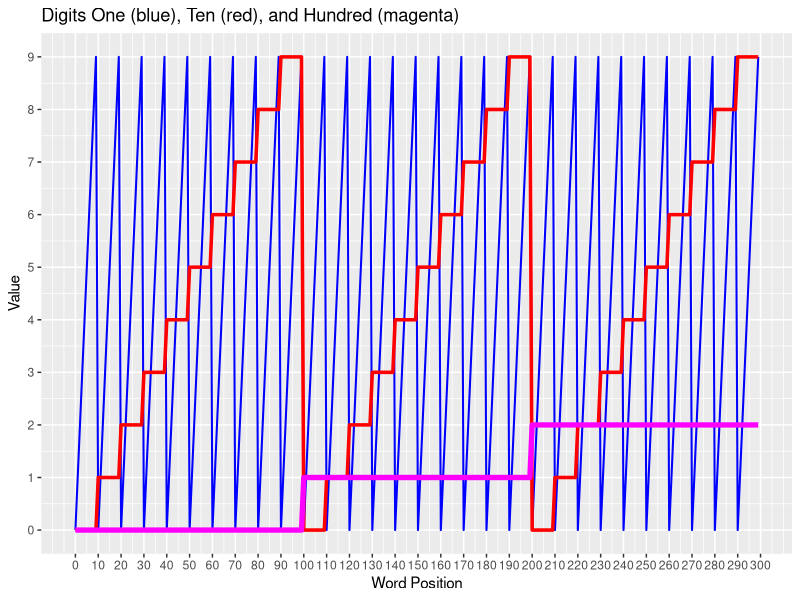
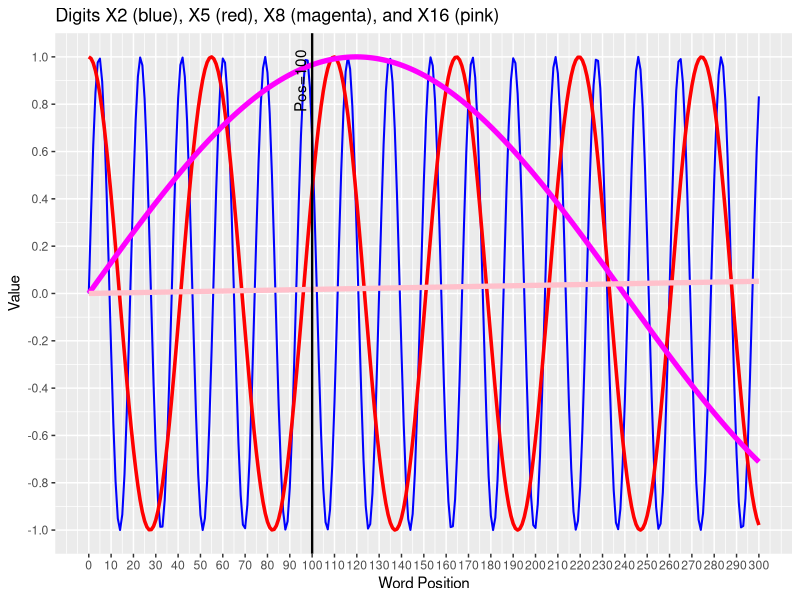

These figures' R source, in order:
## ---- chunk 1
#| echo: false
library(tidyverse)
library(kableExtra)
TablePos=data.frame(WordPosition = 0:300)

# Extract digits
TablePos$Hundreds  <- (TablePos$WordPosition %% 1000) %/% 100
TablePos$Tens   <- (TablePos$WordPosition %% 100) %/% 10
TablePos$Ones    <- TablePos$WordPosition %% 10

# View the first few rows
kbl(TablePos)

## ---- chunk 2
#| echo: false
Plot=ggplot(aes(x=WordPosition, y=Ones), linesize=9, data=filter(TablePos, WordPosition<300))+
  geom_line(aes(x=WordPosition, y=Ones), color="blue", size=0.7)+
  geom_line(aes(x=WordPosition, y=Tens), color="red", size=1.2)+
  geom_line(aes(x=WordPosition, y=Hundreds), color="magenta", size=1.8)+
  scale_x_continuous(breaks = seq(0,300,10))+
  scale_y_continuous(breaks = seq(0,10,1))+
  labs(title = "Digits One (blue), Ten (red), and Hundred (magenta)",
       x = "Word Position",
       y = "Value") 
Plot

## ---- chunk 3
#| echo: false
# Set parameters
positions <- 301
d_model <- 17

# Initialize a matrix for positional encodings
PE <- matrix(0, nrow = positions, ncol = d_model)

# Compute positional encodings
for (pos in c(0:(positions-1))) {
  for (i in c(0:(d_model-1))) {
    
    if (i %% 2 == 0) {
      angle_rate <- pos / (10000 ^ (i / d_model))
      PE[pos+1,i+1] <- sin(angle_rate)
    } else {
      angle_rate <- pos / (10000 ^ ((i-1) / d_model))
      PE[pos+1,i+1] <- cos(angle_rate)
    }
  }
}

# Create a data frame with positions and PE values
PE_df <- data.frame(position = c(0:(positions-1)), PE)
ColTitles= c("WordPosition", paste0("X", 0:(d_model-1)))
colnames(PE_df)=ColTitles
# View first few rows
#kbl(PE_df)

## ---- chunk 4
#| echo: false
library(knitr)

kable(PE_df, format = "html") %>%
  kable_styling(full_width = TRUE) %>%
  scroll_box(width = "100%", height = "500px", box_css = "overflow-x: auto;")

## ---- chunk 5
#| echo: false
Plot=ggplot(aes(x=WordPosition, y=X2), size=9, data=PE_df)+
  geom_line(aes(x=WordPosition, y=X2), color="blue", size=0.7)+
  geom_line(aes(x=WordPosition, y=X5), color="red", size=1.2)+
  geom_line(aes(x=WordPosition, y=X8), color="magenta", size=1.8)+
  geom_line(aes(x=WordPosition, y=X16), color="pink", size=1.8)+
  scale_x_continuous(breaks = seq(0,300,10))+
  scale_y_continuous(breaks = seq(-1,1,0.2))+
  labs(title = "Digits X2 (blue), X5 (red), X8 (magenta), and X16 (pink)",
       x = "Word Position",
       y = "Value") +
  geom_vline(xintercept = 100, size=0.8) +
  annotate("text", x = 100, y = max(0.9), label = "Pos=100", 
           angle = 90, vjust = -0.5, color = "black")
Plot
